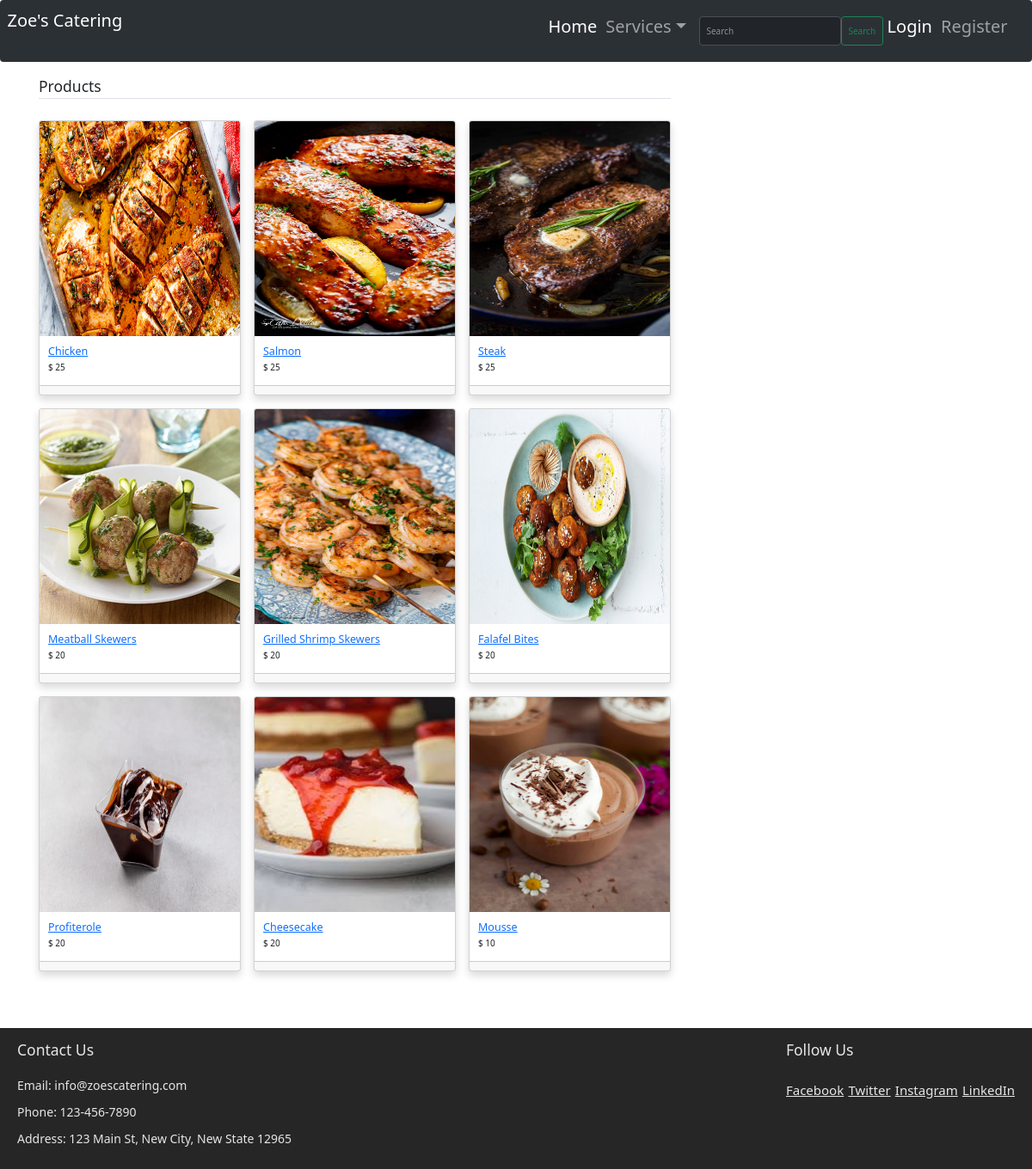
/website/all_products, run on the app's committed database.
### website/models.py (models this page shows, shortened)
class Product(models.Model):
    title=models.CharField(max_length=100)
    image=models.ImageField(upload_to="product_imgs/")
    slug=models.CharField(max_length=400)
    detail=models.TextField()
    category=models.ForeignKey(Category,on_delete=models.CASCADE)
    status=models.BooleanField(default=True)

class ProductAttribute(models.Model):
    product=models.ForeignKey(Product,on_delete=models.CASCADE)
    size=models.ForeignKey(Size,on_delete=models.CASCADE)
    price=models.PositiveIntegerField(default=0)

### website/views.py (the view)
# urls.py: path('all_products', views.all_products, name='all_products'),
def all_products(request):
    data = Product.objects.filter(status=True).order_by('id')
    cats = Product.objects.distinct().values('category__title')
    sizes = ProductAttribute.objects.distinct().values('size__title')
    return render(request, 'website/all_products.html',
                  {
                      'data': data,
                      'cats': cats,
                      'sizes': sizes,
                  }
                  )

### website/templates/website/all_products.html (shortened to what this page needs)
{% extends 'website/layout.html' %}
{% block content %}
<br><br><br><br>
<main class="container my-4">
	<div class="row">
		<div class="col-md-8">
			<h3 class="mb-4 border-bottom pb-1">
				Products
			</h3>
			<div class="row" id="filteredProducts">
				{% for product in data %}
				<div class="col-lg-4 col-md-6 mb-4 product-box">
					<div class="card shadow">
					  <a href="/website/product/{{product.slug}}/{{product.id}}"><img src="/media/{{product.image}}" class="card-img-top product-image" alt="{{product.title}}"></a>
					  <div class="card-body">
					    <h5 class="card-text"><a href="/product/{{product.slug}}/{{product.id}}">{{product.title}}</a></h5>
					    <h6>$ <span class="product-price-{{product.id}}">{{product.productattribute_set.first.price}}</span></h6>
					  </div>
					  	<div class="card-footer">
					  	</div>
					</div>
				</div>
				{% endfor %}
			</div>
		</div>
	</div>
</main>
{% endblock %}

### website/templates/website/layout.html (shortened to what this page needs)
{% load static %}
<!doctype html>
<html lang="ar">
  <head>
    <link rel="stylesheet" type="text/css" href="{% static 'website/styles.css' %}">
    <link rel="stylesheet" href="https://maxcdn.bootstrapcdn.com/bootstrap/3.4.1/css/bootstrap.min.css">
    <link rel="stylesheet" href="https://cdn.jsdelivr.net/npm/bootstrap@5.3.0-alpha3/dist/css/bootstrap.rtl.min.css">
  </head>
  <body>
    {% include 'website/navbar.html' %}
  <br/>
      <div class="container">
         {% block content %}
         {% endblock %}
      </div>
<footer>
  <div class="footer-container">
    <div class="footer-info">
      <h3>Contact Us</h3>
      <p>Email: info@zoescatering.com</p>
      <p>Phone: 123-456-7890</p>
      <p>Address: 123 Main St, New City, New State 12965</p>
    </div>
    <div class="footer-social">
      <h3>Follow Us</h3>
      <ul>
        <li><a href="{% url 'index' %}">Facebook</a>&nbsp;</li>
        <li><a href="{% url 'index' %}">Twitter</a>&nbsp;</li>
        <li><a href="{% url 'index' %}">Instagram</a>&nbsp;</li>
        <li><a href="{% url 'index' %}">LinkedIn</a></li>
      </ul>
    </div>
  </div>
</footer>
  </body>
</html>

### website/templates/website/navbar.html (shortened to what this page needs)
<nav class="navbar navbar-expand-lg bg-body-tertiary fixed-top" data-bs-theme="dark">
  <div class="container-fluid">
    <a class="navbar-brand" href="{% url 'index' %}" style="font-size:20px;">Zoe's Catering</a>
    <div class="collapse navbar-collapse" id="navbarSupportedContent">
      <ul class="navbar-nav me-auto mb-2 mb-lg-0">
        <li class="nav-item">
          <a class="nav-link active" aria-current="page" href="{% url 'index' %}" style="font-size:20px;">Home</a>
        </li>
        <li class="nav-item dropdown">
          <a class="nav-link dropdown-toggle" href="#" role="button" data-bs-toggle="dropdown" aria-expanded="false" style="font-size:20px;">
            Services
          </a>
      </ul>
      <form class="d-flex" role="search" action="/website/search">
        <input name="q" class="form-control me-2" type="search" placeholder="Search" aria-label="Search">
        <button class="btn btn-outline-success" type="submit">Search</button>
      </form>
      {% if user.is_authenticated %}
        <ul class="navbar-nav mb-2 mb-lg-0">
          <li class="nav-item">
            <a class="nav-link active" aria-current="page" href="{% url 'logout' %}" style="font-size:20px;">Logout</a>
          </li>
        </ul>
      {% else %}
        <ul class="navbar-nav mb-2 mb-lg-0">
          <li class="nav-item">
            <a class="nav-link active" aria-current="page" href="{% url 'login' %}" style="font-size:20px;">Login</a>
          </li>
          <li class="nav-item">
            <a class="nav-link" href="{% url 'register' %}" style="font-size:20px;">Register</a>
          </li>
        </ul>
      {% endif %}
    </div>
  </div>
</nav>

### website/static/website/styles.css (style rules this page uses)
body { font-family: Arial, sans-serif; color: #333; margin: 0; padding: 0; }
ul { list-style: none; padding: 0; margin: 0; }
li { margin-bottom: 10px; font-size: 20px; }
img { display: flex; height: 90vh; width: 40em; margin: 0 auto; max-width: 100%; border: 1em; justify-content:center; align-items:center; }

### website/templates/website/layout.html (style rules this page uses)
footer { background-color: #262626; color: #e6e6e6; font-size: 14px; padding: 15px 0; position: fixed; bottom: 0px; width: 100%; }
.footer-container { display: flex; justify-content: space-between; max-width: 1200px; margin: 0 auto; padding: 0 20px; }
.footer-info h3, .footer-social h3 { margin-bottom: 20px; }
.footer-info p { margin: 0 0 10px 0; }
.footer-social ul { list-style: none; margin: 0; padding: 0; display: flex; }
.footer-social li { . margin-right: 10px; }
.footer-social a { color: #e6e6e6; font-size: 15px; }
main { padding-bottom: 200px; }
.product-image { height: 250px; }

### data on the page
Product: image (picture), title "Chicken", productattribute_set.first.price "25"
Product: image (picture), title "Salmon", productattribute_set.first.price "25"
Product: image (picture), title "Steak", productattribute_set.first.price "25"
Product: image (picture), title "Meatball Skewers", productattribute_set.first.price "20"
Product: image (picture), title "Grilled Shrimp Skewers", productattribute_set.first.price "20"
Product: image (picture), title "Falafel Bites", productattribute_set.first.price "20"
Product: image (picture), title "Profiterole", productattribute_set.first.price "20"
Product: image (picture), title "Cheesecake", productattribute_set.first.price "20"
Product: image (picture), title "Mousse", productattribute_set.first.price "10"
